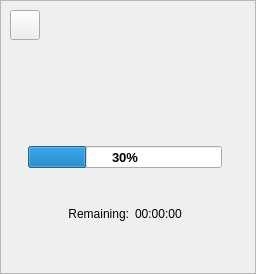
              <widget class="QWidget" name="page_2">
               <layout class="QGridLayout" name="gridLayout_10">
                <property name="leftMargin">
                 <number>0</number>
                </property>
                <property name="topMargin">
                 <number>0</number>
                </property>
                <property name="rightMargin">
                 <number>0</number>
                </property>
                <property name="bottomMargin">
                 <number>0</number>
                </property>
                <property name="spacing">
                 <number>0</number>
                </property>
                <item row="0" column="0">
                 <widget class="QFrame" name="frameProgressExport">
                  <property name="frameShape">
                   <enum>QFrame::StyledPanel</enum>
                  </property>
                  <property name="frameShadow">
                   <enum>QFrame::Raised</enum>
                  </property>
                  <layout class="QGridLayout" name="gridLayout_3">
                   <item row="1" column="2">
                    <spacer name="verticalSpacer_4">
                     <property name="orientation">
                      <enum>Qt::Vertical</enum>
                     </property>
                     <property name="sizeType">
                      <enum>QSizePolicy::Fixed</enum>
                     </property>
                     <property name="sizeHint" stdset="0">
                      <size>
                       <width>20</width>
                       <height>100</height>
                      </size>
                     </property>
                    </spacer>
                   </item>
                   <item row="5" column="2">
                    <spacer name="verticalSpacer_3">
                     <property name="orientation">
                      <enum>Qt::Vertical</enum>
                     </property>
                     <property name="sizeHint" stdset="0">
                      <size>
                       <width>20</width>
                       <height>40</height>
                      </size>
                     </property>
                    </spacer>
                   </item>
                   <item row="2" column="2">
                    <layout class="QGridLayout" name="gridLayout_8">
                     <property name="topMargin">
                      <number>0</number>
                     </property>
                     <property name="verticalSpacing">
                      <number>6</number>
                     </property>
                     <item row="1" column="0">
                      <spacer name="verticalSpacer_5">
                       <property name="orientation">
                        <enum>Qt::Vertical</enum>
                       </property>
                       <property name="sizeType">
                        <enum>QSizePolicy::Fixed</enum>
                       </property>
                       <property name="sizeHint" stdset="0">
                        <size>
                         <width>18</width>
                         <height>30</height>
                        </size>
                       </property>
                      </spacer>
                     </item>
                     <item row="0" column="3">
                      <widget class="QLabel" name="labelAnimation">
                       <property name="minimumSize">
                        <size>
                         <width>18</width>
                         <height>18</height>
                        </size>
                       </property>
                       <property name="maximumSize">
                        <size>
                         <width>18</width>
                         <height>18</height>
                        </size>
                       </property>
                       <property name="text">
                        <string/>
                       </property>
                       <property name="scaledContents">
                        <bool>true</bool>
                       </property>
                      </widget>
                     </item>
                     <item row="0" column="1" colspan="2">
                      <widget class="QProgressBar" name="progressBar_export">
                       <property name="enabled">
                        <bool>true</bool>
                       </property>
                       <property name="sizePolicy">
                        <sizepolicy hsizetype="Expanding" vsizetype="Fixed">
                         <horstretch>0</horstretch>
                         <verstretch>0</verstretch>
                        </sizepolicy>
                       </property>
                       <property name="minimumSize">
                        <size>
                         <width>0</width>
                         <height>22</height>
                        </size>
                       </property>
                       <property name="maximumSize">
                        <size>
                         <width>16777215</width>
                         <height>22</height>
                        </size>
                       </property>
                       <property name="font">
                        <font>
                         <pointsize>10</pointsize>
                         <bold>true</bold>
                         <kerning>true</kerning>
                        </font>
                       </property>
                       <property name="focusPolicy">
                        <enum>Qt::NoFocus</enum>
                       </property>
                       <property name="acceptDrops">
                        <bool>false</bool>
                       </property>
                       <property name="autoFillBackground">
                        <bool>false</bool>
                       </property>
                       <property name="styleSheet">
                        <string notr="true"/>
                       </property>
                       <property name="locale">
                        <locale language="English" country="UnitedStates"/>
                       </property>
                       <property name="inputMethodHints">
                        <set>Qt::ImhNone</set>
                       </property>
                       <property name="value">
                        <number>30</number>
                       </property>
                       <property name="textVisible">
                        <bool>true</bool>
                       </property>
                       <property name="invertedAppearance">
                        <bool>false</bool>
                       </property>
                       <property name="format">
                        <string notr="true">%p%</string>
                       </property>
                      </widget>
                     </item>
                     <item row="2" column="1" colspan="2">
                      <layout class="QHBoxLayout" name="horizontalLayout_2">
                       <item>
                        <spacer name="horizontalSpacer_12">
                         <property name="orientation">
                          <enum>Qt::Horizontal</enum>
                         </property>
                         <property name="sizeHint" stdset="0">
                          <size>
                           <width>40</width>
                           <height>20</height>
                          </size>
                         </property>
                        </spacer>
                       </item>
                       <item>
                        <widget class="QLabel" name="label_Remaining">
                         <property name="sizePolicy">
                          <sizepolicy hsizetype="Preferred" vsizetype="Preferred">
                           <horstretch>0</horstretch>
                           <verstretch>0</verstretch>
                          </sizepolicy>
                         </property>
                         <property name="layoutDirection">
                          <enum>Qt::LeftToRight</enum>
                         </property>
                         <property name="autoFillBackground">
                          <bool>false</bool>
                         </property>
                         <property name="text">
                          <string>Remaining:</string>
                         </property>
                         <property name="alignment">
                          <set>Qt::AlignRight|Qt::AlignTrailing|Qt::AlignVCenter</set>
                         </property>
                        </widget>
                       </item>
                       <item>
                        <widget class="QLabel" name="label_RemTime_export">
                         <property name="sizePolicy">
                          <sizepolicy hsizetype="Preferred" vsizetype="Preferred">
                           <horstretch>0</horstretch>
                           <verstretch>0</verstretch>
                          </sizepolicy>
                         </property>
                         <property name="layoutDirection">
                          <enum>Qt::LeftToRight</enum>
                         </property>
                         <property name="autoFillBackground">
                          <bool>false</bool>
                         </property>
                         <property name="text">
                          <string notr="true">00:00:00</string>
                         </property>
                         <property name="alignment">
                          <set>Qt::AlignLeading|Qt::AlignLeft|Qt::AlignVCenter</set>
                         </property>
                        </widget>
                       </item>
                       <item>
                        <spacer name="horizontalSpacer_29">
                         <property name="orientation">
                          <enum>Qt::Horizontal</enum>
                         </property>
                         <property name="sizeHint" stdset="0">
                          <size>
                           <width>40</width>
                           <height>20</height>
                          </size>
                         </property>
                        </spacer>
                       </item>
                      </layout>
                     </item>
                     <item row="1" column="2">
                      <spacer name="horizontalSpacer_4">
                       <property name="orientation">
                        <enum>Qt::Horizontal</enum>
                       </property>
                       <property name="sizeHint" stdset="0">
                        <size>
                         <width>40</width>
                         <height>20</height>
                        </size>
                       </property>
                      </spacer>
                     </item>
                     <item row="1" column="1">
                      <spacer name="horizontalSpacer">
                       <property name="orientation">
                        <enum>Qt::Horizontal</enum>
                       </property>
                       <property name="sizeHint" stdset="0">
                        <size>
                         <width>40</width>
                         <height>20</height>
                        </size>
                       </property>
                      </spacer>
                     </item>
                    </layout>
                   </item>
                   <item row="0" column="2">
                    <layout class="QHBoxLayout" name="horizontalLayout">
                     <property name="leftMargin">
                      <number>0</number>
                     </property>
                     <property name="topMargin">
                      <number>0</number>
                     </property>
                     <property name="rightMargin">
                      <number>0</number>
                     </property>
                     <property name="bottomMargin">
                      <number>0</number>
                     </property>
                     <item>
                      <widget class="QPushButton" name="buttonReturn">
                       <property name="minimumSize">
                        <size>
                         <width>30</width>
                         <height>30</height>
                        </size>
                       </property>
                       <property name="maximumSize">
                        <size>
                         <width>30</width>
                         <height>30</height>
                        </size>
                       </property>
                       <property name="text">
                        <string/>
                       </property>
                       <property name="iconSize">
                        <size>
                         <width>25</width>
                         <height>25</height>
                        </size>
                       </property>
                      </widget>
                     </item>
                     <item>
                      <spacer name="verticalSpacer_6">
                       <property name="orientation">
                        <enum>Qt::Vertical</enum>
                       </property>
                       <property name="sizeType">
                        <enum>QSizePolicy::Fixed</enum>
                       </property>
                       <property name="sizeHint" stdset="0">
                        <size>
                         <width>20</width>
                         <height>30</height>
                        </size>
                       </property>
                      </spacer>
                     </item>
                     <item>
                      <spacer name="horizontalSpacer_9">
                       <property name="orientation">
                        <enum>Qt::Horizontal</enum>
                       </property>
                       <property name="sizeHint" stdset="0">
                        <size>
                         <width>40</width>
                         <height>20</height>
                        </size>
                       </property>
                      </spacer>
                     </item>
                    </layout>
                   </item>
                  </layout>
                 </widget>
                </item>
               </layout>
              </widget>
